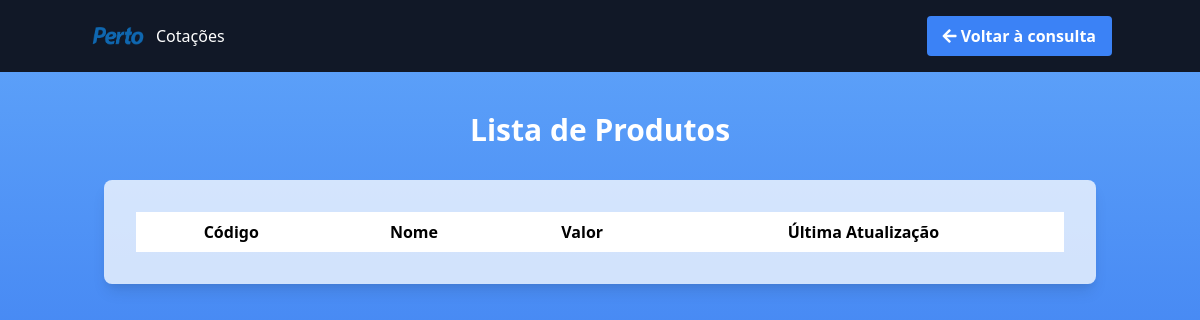
/produtos/listar/, run on an earlier commit of the app's database.
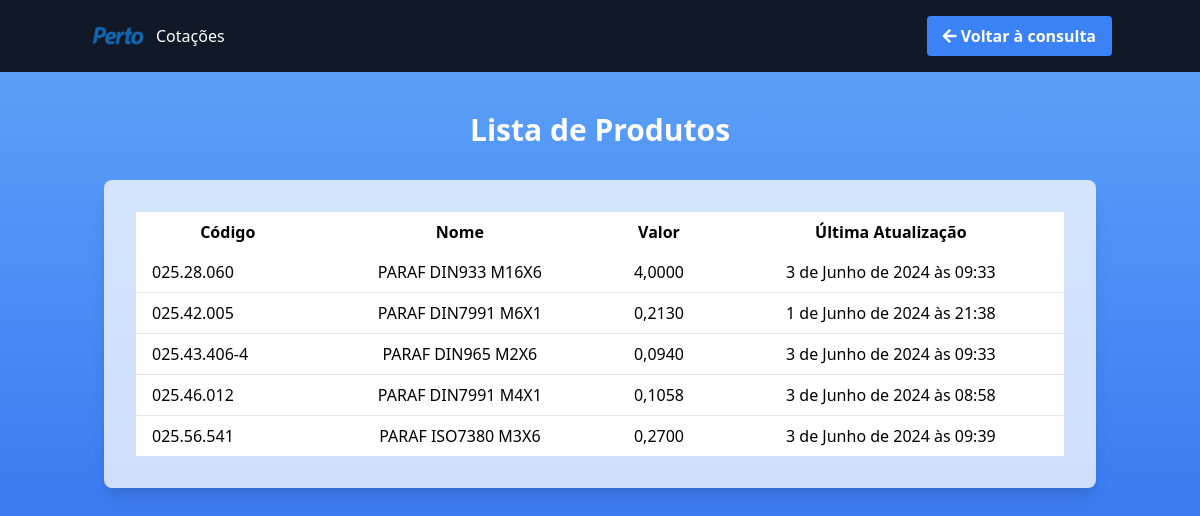
And on a later commit of the database.
### produtos/models.py (models this page shows, shortened)
class Produto(models.Model):
    codigo = models.CharField(max_length=100, unique=True)
    nome = models.CharField(max_length=100)
    descricao_longa = models.TextField()
    valor = models.DecimalField(max_digits=10, decimal_places=4)
    numero_de_pecas = models.IntegerField(default=0)  # Novo campo
    pecas_compradas = models.IntegerField(default=0, null=True, blank=True)
    data_ultima_atualizacao = models.DateTimeField(auto_now=True)
    cotacao_efetivada = models.BooleanField(default=False)
    data_efetivacao = models.DateField(null=True, blank=True)
    codigo_fusofix = models.CharField(max_length=20, null=True, blank=True)

### produtos/views.py (the view)
# urls.py: path('listar/', views.listar_produtos, name='listar_produtos'),
def listar_produtos(request):
    produtos = Produto.objects.all()
    return render(request, 'produtos/listar_produtos.html', {'produtos': produtos})

### produtos/templates/produtos/listar_produtos.html (shortened to what this page needs)
{% load static %}
<!DOCTYPE html>
<html>
<head>
    <link rel="stylesheet" href="https://cdnjs.cloudflare.com/ajax/libs/font-awesome/5.15.4/css/all.min.css">
    <link href="https://cdn.jsdelivr.net/npm/tailwindcss@2.2.19/dist/tailwind.min.css" rel="stylesheet">
</head>
<body class="bg-gradient-to-b from-blue-400 to-blue-600 min-h-screen flex flex-col">
    <nav class="bg-gray-900 text-white">
        <div class="container mx-auto py-4 flex items-center justify-between">
            <a class="navbar-brand flex items-center" href="{% url 'consultar_produto' %}">
                <img src="{% static 'bootstrap/css/logo-perto.png' %}" alt="Logo" width="60" height="34" class="mr-2">
                <span>Cotações</span>
            </a>
            <a href="{% url 'consultar_produto' %}" class="text-white font-bold py-2 px-4 rounded bg-blue-500 hover:bg-blue-700">
                <i class="fas fa-arrow-left"></i> Voltar à consulta
            </a>
        </div>
    </nav>
    <div class="container mx-auto py-10 px-4 flex-grow">
        <h1 class="text-3xl font-bold mb-8 text-white text-center">Lista de Produtos</h1>
        <div class="bg-white bg-opacity-75 p-8 rounded-lg shadow-lg">
            <table class="min-w-full bg-white">
                <thead>
                    <tr>
                        <th class="py-2 px-4">Código</th>
                        <th class="py-2 px-4">Nome</th>
                        <th class="py-2 px-4">Valor</th>
                        <th class="py-2 px-4">Última Atualização</th>
                    </tr>
                </thead>
                <tbody class="divide-y divide-cyan-600 text-center">
                    {% for produto in produtos %}
                    <tr class="hover:bg-gray-200 cursor-pointer" onclick="openModal('{{ produto.codigo }}')">
                        <td class="py-2 px-4 text-left">{{ produto.codigo }}</td>
                        <td class="py-2 px-4">{{ produto.nome }}</td>
                        <td class="py-2 px-4">{{ produto.valor }}</td>
                        <td class="py-2 px-4">{{ produto.data_ultima_atualizacao }}</td>
                    </tr>
                    {% endfor %}
                </tbody>
            </table>
        </div>
    </div>
</body>
</html>

What changed in the data, as far as the page shows it:
added Produto: codigo "025.28.060", nome "PARAF DIN933 M16X6", valor "4,0000", data_ultima_atualizacao "3 de Junho de 2024 às 09:33"
added Produto: codigo "025.42.005", nome "PARAF DIN7991 M6X1", valor "0,2130", data_ultima_atualizacao "1 de Junho de 2024 às 21:38"
added Produto: codigo "025.43.406-4", nome "PARAF DIN965 M2X6", valor "0,0940", data_ultima_atualizacao "3 de Junho de 2024 às 09:33"
added Produto: codigo "025.46.012", nome "PARAF DIN7991 M4X1", valor "0,1058", data_ultima_atualizacao "3 de Junho de 2024 às 08:58"
added Produto: codigo "025.56.541", nome "PARAF ISO7380 M3X6", valor "0,2700", data_ultima_atualizacao "3 de Junho de 2024 às 09:39"
